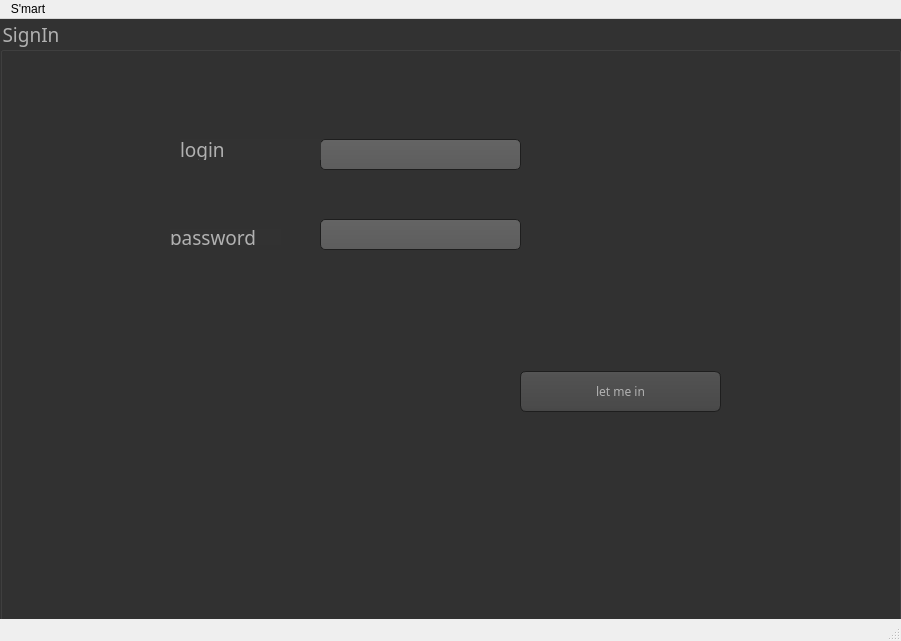
<?xml version="1.0" encoding="UTF-8"?>
<ui version="4.0">
 <class>MainWindow</class>
 <widget class="QMainWindow" name="MainWindow">
  <property name="geometry">
   <rect>
    <x>0</x>
    <y>0</y>
    <width>901</width>
    <height>641</height>
   </rect>
  </property>
  <property name="windowTitle">
   <string>MainWindow</string>
  </property>
  <widget class="QWidget" name="centralwidget">
   <widget class="QGroupBox" name="groupBox">
    <property name="geometry">
     <rect>
      <x>0</x>
      <y>0</y>
      <width>901</width>
      <height>611</height>
     </rect>
    </property>
    <property name="font">
     <font>
      <family>Eras Bold ITC</family>
      <pointsize>14</pointsize>
     </font>
    </property>
    <property name="styleSheet">
     <string notr="true">QToolTip
{
     border: 1px solid black;
     background-color: #ffa02f;
     padding: 1px;
     border-radius: 3px;
     opacity: 100;
}

QWidget
{
    color: #b1b1b1;
    background-color: #323232;
}

QWidget:item:hover
{
    background-color: QLinearGradient( x1: 0, y1: 0, x2: 0, y2: 1, stop: 0 #ffa02f, stop: 1 #ca0619);
    color: #000000;
}

QWidget:item:selected
{
    background-color: QLinearGradient( x1: 0, y1: 0, x2: 0, y2: 1, stop: 0 #ffa02f, stop: 1 #d7801a);
}

QMenuBar::item
{
    background: transparent;
}

QMenuBar::item:selected
{
    background: transparent;
    border: 1px solid #ffaa00;
}

QMenuBar::item:pressed
{
    background: #444;
    border: 1px solid #000;
    background-color: QLinearGradient(
        x1:0, y1:0,
        x2:0, y2:1,
        stop:1 #212121,
        stop:0.4 #343434/*,
        stop:0.2 #343434,
        stop:0.1 #ffaa00*/
    );
    margin-bottom:-1px;
    padding-bottom:1px;
}

QMenu
{
    border: 1px solid #000;
}

QMenu::item
{
    padding: 2px 20px 2px 20px;
}

QMenu::item:selected
{
    color: #000000;
}

QWidget:disabled
{
    color: #404040;
    background-color: #323232;
}

QAbstractItemView
{
    background-color: QLinearGradient( x1: 0, y1: 0, x2: 0, y2: 1, stop: 0 #4d4d4d, stop: 0.1 #646464, stop: 1 #5d5d5d);
}

QWidget:focus
{
    /*border: 2px solid QLinearGradient( x1: 0, y1: 0, x2: 0, y2: 1, stop: 0 #ffa02f, stop: 1 #d7801a);*/
}

QLineEdit
{
    background-color: QLinearGradient( x1: 0, y1: 0, x2: 0, y2: 1, stop: 0 #4d4d4d, stop: 0 #646464, stop: 1 #5d5d5d);
    padding: 1px;
    border-style: solid;
    border: 1px solid #1e1e1e;
    border-radius: 5;
}

QPushButton
{
    color: #b1b1b1;
    background-color: QLinearGradient( x1: 0, y1: 0, x2: 0, y2: 1, stop: 0 #565656, stop: 0.1 #525252, stop: 0.5 #4e4e4e, stop: 0.9 #4a4a4a, stop: 1 #464646);
    border-width: 1px;
    border-color: #1e1e1e;
    border-style: solid;
    border-radius: 6;
    padding: 3px;
    font-size: 12px;
    padding-left: 5px;
    padding-right: 5px;
}

QPushButton:pressed
{
    background-color: QLinearGradient( x1: 0, y1: 0, x2: 0, y2: 1, stop: 0 #2d2d2d, stop: 0.1 #2b2b2b, stop: 0.5 #292929, stop: 0.9 #282828, stop: 1 #252525);
}

QComboBox
{
    selection-background-color: #ffaa00;
    background-color: QLinearGradient( x1: 0, y1: 0, x2: 0, y2: 1, stop: 0 #565656, stop: 0.1 #525252, stop: 0.5 #4e4e4e, stop: 0.9 #4a4a4a, stop: 1 #464646);
    border-style: solid;
    border: 1px solid #1e1e1e;
    border-radius: 5;
}

QComboBox:hover,QPushButton:hover
{
    border: 2px solid QLinearGradient( x1: 0, y1: 0, x2: 0, y2: 1, stop: 0 #ffa02f, stop: 1 #d7801a);
}


QComboBox:on
{
    padding-top: 3px;
    padding-left: 4px;
    background-color: QLinearGradient( x1: 0, y1: 0, x2: 0, y2: 1, stop: 0 #2d2d2d, stop: 0.1 #2b2b2b, stop: 0.5 #292929, stop: 0.9 #282828, stop: 1 #252525);
    selection-background-color: #ffaa00;
}

QComboBox QAbstractItemView
{
    border: 2px solid darkgray;
    selection-background-color: QLinearGradient( x1: 0, y1: 0, x2: 0, y2: 1, stop: 0 #ffa02f, stop: 1 #d7801a);
}

QComboBox::drop-down
{
     subcontrol-origin: padding;
     subcontrol-position: top right;
     width: 15px;

     border-left-width: 0px;
     border-left-color: darkgray;
     border-left-style: solid; /* just a single line */
     border-top-right-radius: 3px; /* same radius as the QComboBox */
     border-bottom-right-radius: 3px;
 }

QComboBox::down-arrow
{
     image: url(:/down_arrow.png);
}

QGroupBox:focus
{
border: 2px solid QLinearGradient( x1: 0, y1: 0, x2: 0, y2: 1, stop: 0 #ffa02f, stop: 1 #d7801a);
}

QTextEdit:focus
{
    border: 2px solid QLinearGradient( x1: 0, y1: 0, x2: 0, y2: 1, stop: 0 #ffa02f, stop: 1 #d7801a);
}

QScrollBar:horizontal {
     border: 1px solid #222222;
     background: QLinearGradient( x1: 0, y1: 0, x2: 0, y2: 1, stop: 0.0 #121212, stop: 0.2 #282828, stop: 1 #484848);
     height: 7px;
     margin: 0px 16px 0 16px;
}

QScrollBar::handle:horizontal
{
      background: QLinearGradient( x1: 0, y1: 0, x2: 1, y2: 0, stop: 0 #ffa02f, stop: 0.5 #d7801a, stop: 1 #ffa02f);
      min-height: 20px;
      border-radius: 2px;
}

QScrollBar::add-line:horizontal {
      border: 1px solid #1b1b19;
      border-radius: 2px;
      background: QLinearGradient( x1: 0, y1: 0, x2: 1, y2: 0, stop: 0 #ffa02f, stop: 1 #d7801a);
      width: 14px;
      subcontrol-position: right;
      subcontrol-origin: margin;
}

QScrollBar::sub-line:horizontal {
      border: 1px solid #1b1b19;
      border-radius: 2px;
      background: QLinearGradient( x1: 0, y1: 0, x2: 1, y2: 0, stop: 0 #ffa02f, stop: 1 #d7801a);
      width: 14px;
     subcontrol-position: left;
     subcontrol-origin: margin;
}

QScrollBar::right-arrow:horizontal, QScrollBar::left-arrow:horizontal
{
      border: 1px solid black;
      width: 1px;
      height: 1px;
      background: white;
}

QScrollBar::add-page:horizontal, QScrollBar::sub-page:horizontal
{
      background: none;
}

QScrollBar:vertical
{
      background: QLinearGradient( x1: 0, y1: 0, x2: 1, y2: 0, stop: 0.0 #121212, stop: 0.2 #282828, stop: 1 #484848);
      width: 7px;
      margin: 16px 0 16px 0;
      border: 1px solid #222222;
}

QScrollBar::handle:vertical
{
      background: QLinearGradient( x1: 0, y1: 0, x2: 0, y2: 1, stop: 0 #ffa02f, stop: 0.5 #d7801a, stop: 1 #ffa02f);
      min-height: 20px;
      border-radius: 2px;
}

QScrollBar::add-line:vertical
{
      border: 1px solid #1b1b19;
      border-radius: 2px;
      background: QLinearGradient( x1: 0, y1: 0, x2: 0, y2: 1, stop: 0 #ffa02f, stop: 1 #d7801a);
      height: 14px;
      subcontrol-position: bottom;
      subcontrol-origin: margin;
}

QScrollBar::sub-line:vertical
{
      border: 1px solid #1b1b19;
      border-radius: 2px;
      background: QLinearGradient( x1: 0, y1: 0, x2: 0, y2: 1, stop: 0 #d7801a, stop: 1 #ffa02f);
      height: 14px;
      subcontrol-position: top;
      subcontrol-origin: margin;
}

QScrollBar::up-arrow:vertical, QScrollBar::down-arrow:vertical
{
      border: 1px solid black;
      width: 1px;
      height: 1px;
      background: white;
}


QScrollBar::add-page:vertical, QScrollBar::sub-page:vertical
{
      background: none;
}

QTextEdit
{
    background-color: #242424;
}

QPlainTextEdit
{
    background-color: #242424;
}

QHeaderView::section
{
    background-color: QLinearGradient(x1:0, y1:0, x2:0, y2:1, stop:0 #616161, stop: 0.5 #505050, stop: 0.6 #434343, stop:1 #656565);
    color: white;
    padding-left: 4px;
    border: 1px solid #6c6c6c;
}

QCheckBox:disabled
{
color: #414141;
}

QDockWidget::title
{
    text-align: center;
    spacing: 3px; /* spacing between items in the tool bar */
    background-color: QLinearGradient(x1:0, y1:0, x2:0, y2:1, stop:0 #323232, stop: 0.5 #242424, stop:1 #323232);
}

QDockWidget::close-button, QDockWidget::float-button
{
    text-align: center;
    spacing: 1px; /* spacing between items in the tool bar */
    background-color: QLinearGradient(x1:0, y1:0, x2:0, y2:1, stop:0 #323232, stop: 0.5 #242424, stop:1 #323232);
}

QDockWidget::close-button:hover, QDockWidget::float-button:hover
{
    background: #242424;
}

QDockWidget::close-button:pressed, QDockWidget::float-button:pressed
{
    padding: 1px -1px -1px 1px;
}

QMainWindow::separator
{
    background-color: QLinearGradient(x1:0, y1:0, x2:0, y2:1, stop:0 #161616, stop: 0.5 #151515, stop: 0.6 #212121, stop:1 #343434);
    color: white;
    padding-left: 4px;
    border: 1px solid #4c4c4c;
    spacing: 3px; /* spacing between items in the tool bar */
}

QMainWindow::separator:hover
{

    background-color: QLinearGradient(x1:0, y1:0, x2:0, y2:1, stop:0 #d7801a, stop:0.5 #b56c17 stop:1 #ffa02f);
    color: white;
    padding-left: 4px;
    border: 1px solid #6c6c6c;
    spacing: 3px; /* spacing between items in the tool bar */
}

QToolBar::handle
{
     spacing: 3px; /* spacing between items in the tool bar */
     background: url(:/images/handle.png);
}

QMenu::separator
{
    height: 2px;
    background-color: QLinearGradient(x1:0, y1:0, x2:0, y2:1, stop:0 #161616, stop: 0.5 #151515, stop: 0.6 #212121, stop:1 #343434);
    color: white;
    padding-left: 4px;
    margin-left: 10px;
    margin-right: 5px;
}

QProgressBar
{
    border: 2px solid grey;
    border-radius: 5px;
    text-align: center;
}

QProgressBar::chunk
{
    background-color: #d7801a;
    width: 2.15px;
    margin: 0.5px;
}

QTabBar::tab {
    color: #b1b1b1;
    border: 1px solid #444;
    border-bottom-style: none;
    background-color: #323232;
    padding-left: 10px;
    padding-right: 10px;
    padding-top: 3px;
    padding-bottom: 2px;
    margin-right: -1px;
}

QTabWidget::pane {
    border: 1px solid #444;
    top: 1px;
}

QTabBar::tab:last
{
    margin-right: 0; /* the last selected tab has nothing to overlap with on the right */
    border-top-right-radius: 3px;
}

QTabBar::tab:first:!selected
{
 margin-left: 0px; /* the last selected tab has nothing to overlap with on the right */


    border-top-left-radius: 3px;
}

QTabBar::tab:!selected
{
    color: #b1b1b1;
    border-bottom-style: solid;
    margin-top: 3px;
    background-color: QLinearGradient(x1:0, y1:0, x2:0, y2:1, stop:1 #212121, stop:.4 #343434);
}

QTabBar::tab:selected
{
    border-top-left-radius: 3px;
    border-top-right-radius: 3px;
    margin-bottom: 0px;
}

QTabBar::tab:!selected:hover
{
    /*border-top: 2px solid #ffaa00;
    padding-bottom: 3px;*/
    border-top-left-radius: 3px;
    border-top-right-radius: 3px;
    background-color: QLinearGradient(x1:0, y1:0, x2:0, y2:1, stop:1 #212121, stop:0.4 #343434, stop:0.2 #343434, stop:0.1 #ffaa00);
}

QRadioButton::indicator:checked, QRadioButton::indicator:unchecked{
    color: #b1b1b1;
    background-color: #323232;
    border: 1px solid #b1b1b1;
    border-radius: 6px;
}

QRadioButton::indicator:checked
{
    background-color: qradialgradient(
        cx: 0.5, cy: 0.5,
        fx: 0.5, fy: 0.5,
        radius: 1.0,
        stop: 0.25 #ffaa00,
        stop: 0.3 #323232
    );
}

QCheckBox::indicator{
    color: #b1b1b1;
    background-color: #323232;
    border: 1px solid #b1b1b1;
    width: 9px;
    height: 9px;
}

QRadioButton::indicator
{
    border-radius: 6px;
}

QRadioButton::indicator:hover, QCheckBox::indicator:hover
{
    border: 1px solid #ffaa00;
}

QCheckBox::indicator:checked
{
    image:url(:/images/checkbox.png);
}

QCheckBox::indicator:disabled, QRadioButton::indicator:disabled
{
    border: 1px solid #444;
}</string>
    </property>
    <property name="title">
     <string>SignIn</string>
    </property>
    <widget class="QLineEdit" name="lineEdit_login">
     <property name="geometry">
      <rect>
       <x>320</x>
       <y>120</y>
       <width>201</width>
       <height>31</height>
      </rect>
     </property>
    </widget>
    <widget class="QLabel" name="label">
     <property name="geometry">
      <rect>
       <x>180</x>
       <y>120</y>
       <width>141</width>
       <height>21</height>
      </rect>
     </property>
     <property name="font">
      <font>
       <family>Eras Bold ITC</family>
       <pointsize>14</pointsize>
       <weight>50</weight>
       <bold>false</bold>
      </font>
     </property>
     <property name="cursor">
      <cursorShape>ArrowCursor</cursorShape>
     </property>
     <property name="text">
      <string>login</string>
     </property>
    </widget>
    <widget class="QLabel" name="label_2">
     <property name="geometry">
      <rect>
       <x>170</x>
       <y>210</y>
       <width>111</width>
       <height>16</height>
      </rect>
     </property>
     <property name="font">
      <font>
       <family>Eras Bold ITC</family>
       <pointsize>14</pointsize>
       <weight>50</weight>
       <bold>false</bold>
      </font>
     </property>
     <property name="text">
      <string>password</string>
     </property>
    </widget>
    <widget class="QLineEdit" name="lineEdit_password">
     <property name="geometry">
      <rect>
       <x>320</x>
       <y>200</y>
       <width>201</width>
       <height>31</height>
      </rect>
     </property>
    </widget>
    <widget class="QPushButton" name="pushButton">
     <property name="geometry">
      <rect>
       <x>520</x>
       <y>352</y>
       <width>201</width>
       <height>41</height>
      </rect>
     </property>
     <property name="font">
      <font>
       <family>Eras Bold ITC</family>
       <pointsize>-1</pointsize>
      </font>
     </property>
     <property name="text">
      <string>let me in</string>
     </property>
    </widget>
   </widget>
  </widget>
  <widget class="QMenuBar" name="menubar">
   <property name="geometry">
    <rect>
     <x>0</x>
     <y>0</y>
     <width>901</width>
     <height>21</height>
    </rect>
   </property>
   <widget class="QMenu" name="menuS_mart">
    <property name="title">
     <string>S'mart</string>
    </property>
   </widget>
   <addaction name="menuS_mart"/>
  </widget>
  <widget class="QStatusBar" name="statusbar"/>
 </widget>
 <resources/>
 <connections/>
</ui>
